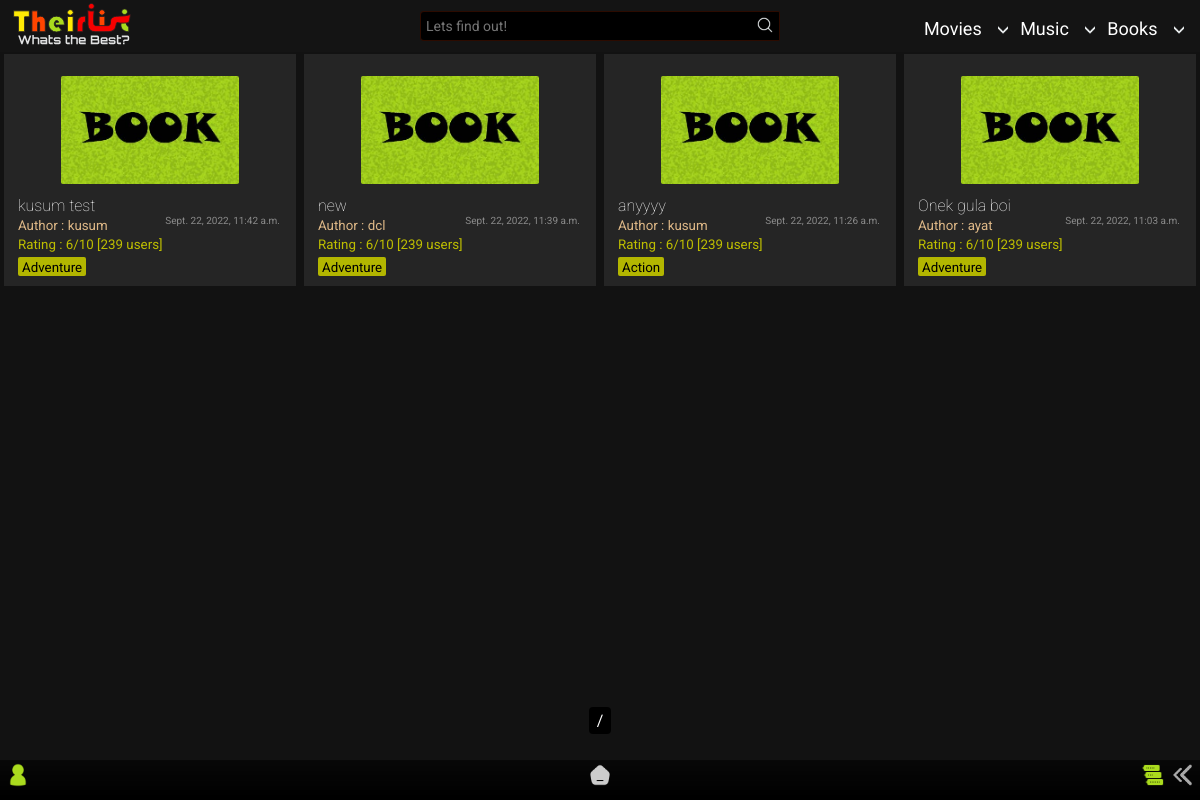
Screenshot of /home/booklist/ with the database file from the repository.
### app/models.py (models this page shows, shortened)
class BookList(models.Model):
    title = models.CharField(max_length=65)
    author = models.ForeignKey('Author',on_delete=models.SET_NULL,null=True)
    creator = models.ForeignKey(User,on_delete=models.SET_NULL,blank=True, null=True)
    genre = models.ManyToManyField('BookGenre')
    posted = models.DateTimeField(auto_now_add=True)
    content = RichTextField(null=True,default=' ')
    type = models.CharField(max_length=10,default="book")
    slug = models.SlugField(max_length= 300,null=True, blank = True, unique=True)

class BookGenre(models.Model):
    name = models.CharField(max_length=150)
    def __str__(self):
        return self.name

### app/views.py (the view)
# urls.py: path('booklist/',TheirListBookView.as_view(),name = 'booklist'),
class TheirListBookView(ListView): #books
    model = BookList
    template_name ='app/Booklist_list.html'
    def get_queryset(self, *args, **kwargs):
        qs = super().get_queryset(*args, **kwargs)
        qs = qs.order_by("-id")
        return qs

### templates/app/booklist_list.html (shortened to what this page needs)
{% extends "index.html" %}
{% load static %}
{% block content %}
<section>
  <div class="contain-sec" id="contain-sec">
    {% for lola in object_list %}
    <div class="elements">
      <div class="thumb">
        <img src="{% static 'app/images/book-poster.jpg' %}" width="100px" />
      </div>
      <div class="Title">
        <a href="{{lola.slug}}/"><h4 class="tit">{{lola.title}}</h4></a>
        </div>
      <div class="Author">
        <small>Author : {{lola.creator.username}}<span>{{lola.posted}}</span></small>
      </div>
      <div class="rating"><small>Rating : 6/10 [239 users]</small></div>
        {% for tag in lola.genre.all %}
        <div class="Genre">
        <small>{{ tag }}</small>
        </div>
          {% empty %}
          No tags!
        {% endfor %}
    </div>
    {% endfor %}
  </div>
  <div class="pagination_pages">
    <span class="step-links">
        <span class="current">
        {{ page_obj.number }} / {{ page_obj.paginator.num_pages }}
        </span>
    </span>
  </div>
</section>
{% endblock content %}

### static/app/css/desk.css (style rules this page uses)
:root { --rd: #D10000; --white: #ffffff; --rd2: #9DAAF2; }
* { margin: 0; padding: 0; box-sizing: border-box; font-family: 'Roboto', sans-serif; }
body { background-color: #121212; }

### staticfiles/app/css/content_css.css (style rules this page uses)
section { position: relative; z-index: 0; }
.contain-sec { padding-top: 50px; display: grid; width: 100%; grid-template-rows: repeat(auto-fit, minmax(100px, 1fr)); grid-template-columns: repeat(auto-fit, minmax(250px, 1fr)); position: relative; margin-bottom: 100px; }
.elements { padding: 10px 14px; width: auto; background-color: rgb(37, 37, 37); margin: 4px; border-radius: 0px; position: relative; }
.thumb { display: grid; justify-content: center; }
.thumb img { height: 108px; width: auto; border-radius: 2px; margin: 12px; }
.tit { color: white; font-weight: lighter; }
.Author { color: burlywood; }
.Author span { color: rgb(138, 138, 138); position: absolute; margin-right: 16px; right: 0; cursor: pointer; font-size: 10px; }
.rating { color: rgb(190, 190, 0); }
.Genre { margin: 0px 0px; margin-top: 4px; padding: 0px 4px; border-radius: 2px; background-color: rgb(179, 182, 0); color: rgb(0, 0, 0); width: max-content; cursor: pointer; display: inline-block; transition: all 100ms ease-in-out; }
.pagination_pages { color: white; width: 100%; position: fixed; bottom: 70px; text-align: center; }
.step-links { width: max-content; border-radius: 4px; }
.pagination_pages a,.pagination_pages span { color: white; background-color: black; padding: 4px 4px; cursor: pointer!important; }

### rows the page displays
BookList: title "kusum test", creator.username "kusum", posted "Sept. 22, 2022, 11:42 a.m."
BookGenre: name "Adventure"
BookList: title "new", creator.username "dcl", posted "Sept. 22, 2022, 11:39 a.m."
BookList: title "anyyyy", creator.username "kusum", posted "Sept. 22, 2022, 11:26 a.m."
BookGenre: name "Action"
BookList: title "Onek gula boi", creator.username "ayat", posted "Sept. 22, 2022, 11:03 a.m."
